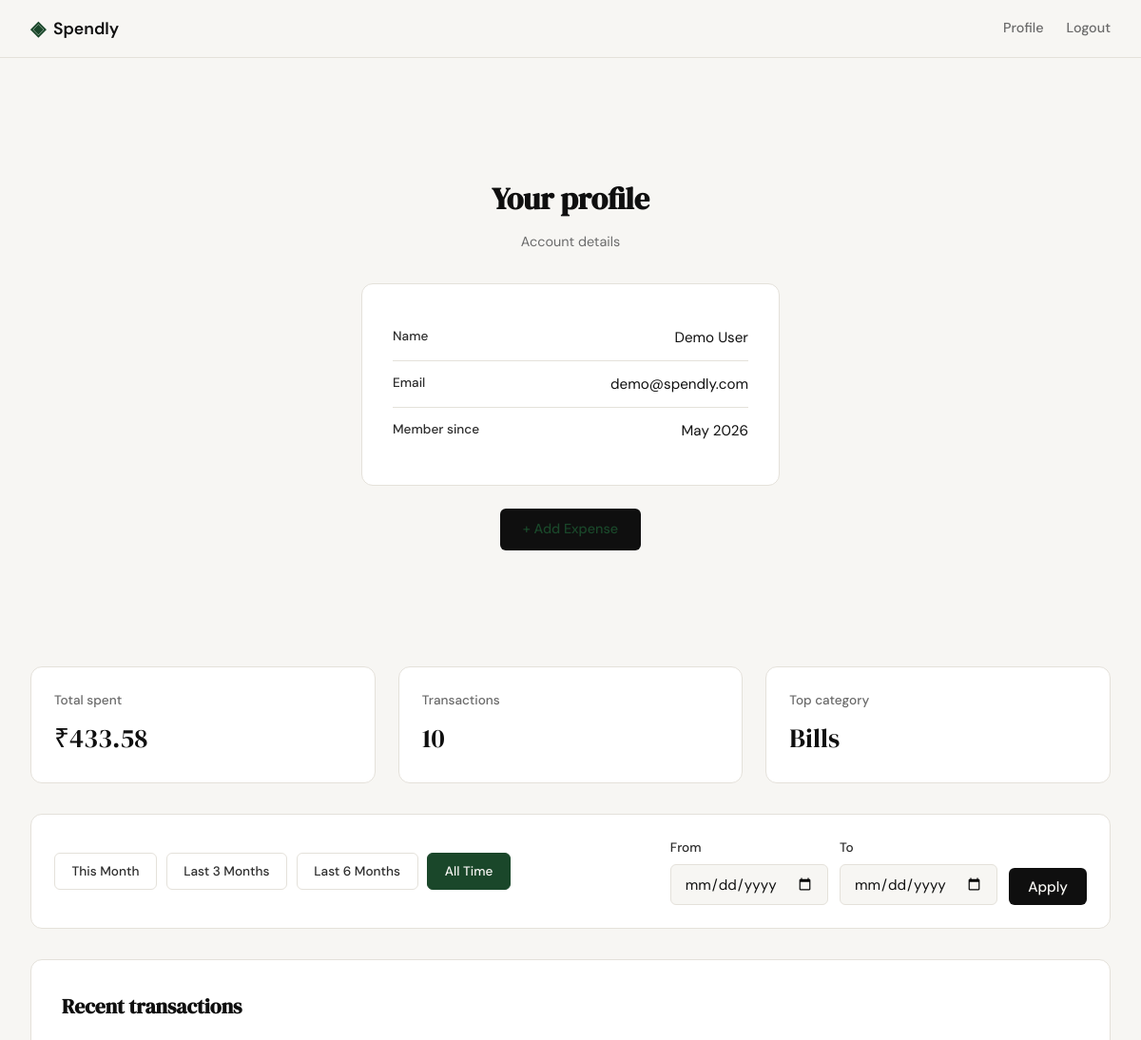
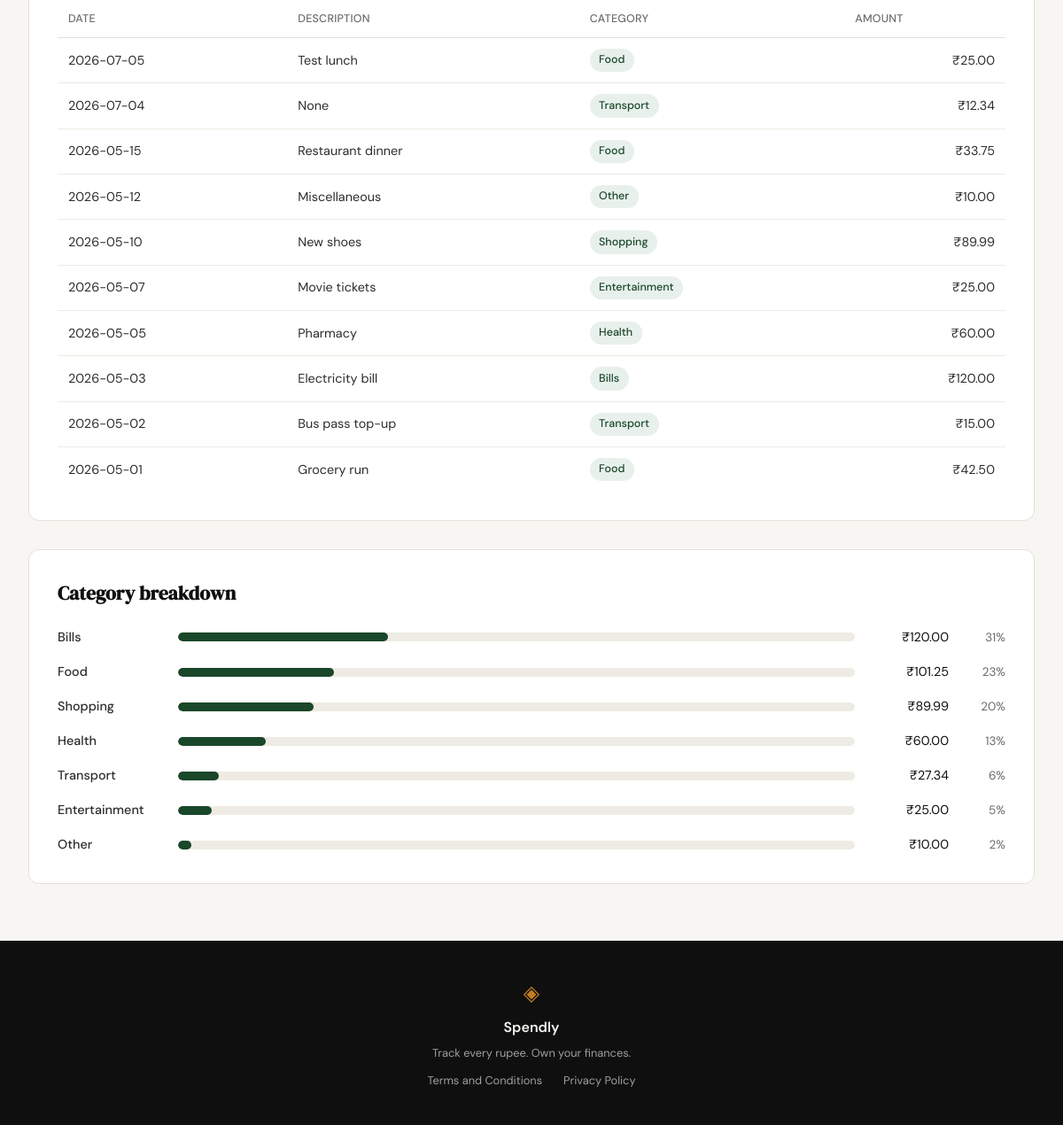
Screenshot of /profile (signed in) with the database file from the repository (2 pictures, top to bottom).
### tables this page shows
CREATE TABLE users (
            id            INTEGER PRIMARY KEY AUTOINCREMENT,
            name          TEXT    NOT NULL,
            email         TEXT    UNIQUE NOT NULL,
            password_hash TEXT    NOT NULL,
            created_at    TEXT    DEFAULT (datetime('now'))
        );

CREATE TABLE expenses (
            id          INTEGER PRIMARY KEY AUTOINCREMENT,
            user_id     INTEGER NOT NULL REFERENCES users(id),
            amount      REAL    NOT NULL,
            category    TEXT    NOT NULL,
            date        TEXT    NOT NULL,
            description TEXT,
            created_at  TEXT    DEFAULT (datetime('now'))
        );

### app.py (the view)
@app.route("/profile")
def profile():
    if not session.get("user_id"):
        return redirect(url_for("login"))
    date_from, date_to, presets, active_preset = resolve_date_filter(request.args)
    user_id = session["user_id"]
    user = get_user_by_id(user_id)
    stats = get_summary_stats(
        user_id, date_from=date_from, date_to=date_to
    )
    transactions = get_recent_transactions(
        user_id, date_from=date_from, date_to=date_to
    )
    categories = get_category_breakdown(
        user_id, date_from=date_from, date_to=date_to
    )
    return render_template(
        "profile.html",
        user=user,
        stats=stats,
        transactions=transactions,
        categories=categories,
        date_from=date_from,
        date_to=date_to,
        presets=presets,
        active_preset=active_preset,
    )

### app.py (called while the page is built)
def _parse_date_param(value):
    if not value:
        return None
    try:
        parsed = datetime.strptime(value, "%Y-%m-%d")
    except ValueError:
        return None
    return parsed.strftime("%Y-%m-%d")

def _shift_year_month(year, month, months_back):
    index = year * 12 + (month - 1) - months_back
    return index // 12, index % 12 + 1

def _preset_range(months):
    today = date.today()
    year, month = _shift_year_month(today.year, today.month, months - 1)
    start = date(year, month, 1)
    return DateRange(start.strftime("%Y-%m-%d"), today.strftime("%Y-%m-%d"))

### database/db.py (called while the page is built)
def get_db():
    conn = sqlite3.connect(DB_PATH)
    conn.row_factory = sqlite3.Row
    conn.execute("PRAGMA foreign_keys = ON")
    return conn

### database/queries.py (called while the page is built)
def _date_range_clause(date_from, date_to):
    if date_from and date_to:
        return " AND date BETWEEN ? AND ?", [date_from, date_to]
    return "", []

def get_user_by_id(user_id):
    conn = get_db()
    row = conn.execute(
        "SELECT name, email, created_at FROM users WHERE id = ?", (user_id,)
    ).fetchone()
    conn.close()
    if not row:
        return None
    created_at = datetime.strptime(row["created_at"], "%Y-%m-%d %H:%M:%S")
    return {
        "name": row["name"],
        "email": row["email"],
        "member_since": created_at.strftime("%B %Y"),
    }

def get_recent_transactions(user_id, limit=10, date_from=None, date_to=None):
    conn = get_db()
    date_filter_sql, extra_params = _date_range_clause(date_from, date_to)
    params = [user_id, *extra_params, limit]
    rows = conn.execute(
        f"""
        SELECT date, description, category, amount
        FROM expenses
        WHERE user_id = ?{date_filter_sql}
        ORDER BY date DESC, id DESC
        LIMIT ?
        """,
        params,
    ).fetchall()
    conn.close()
    return [dict(row) for row in rows]

### templates/profile.html (shortened to what this page needs)
{% extends "base.html" %}
{% block content %}
<section class="auth-section">
    <div class="auth-container">
        <div class="auth-header">
            <h1 class="auth-title">Your profile</h1>
            <p class="auth-subtitle">Account details</p>
        </div>
        <div class="auth-card">
            <div class="profile-field">
                <span class="profile-label">Name</span>
                <span class="profile-value">{{ user.name }}</span>
            </div>
            <div class="profile-field">
                <span class="profile-label">Email</span>
                <span class="profile-value">{{ user.email }}</span>
            </div>
            <div class="profile-field">
                <span class="profile-label">Member since</span>
                <span class="profile-value">{{ user.member_since }}</span>
            </div>
        </div>
        <p class="auth-switch">
            <a href="{{ url_for('add_expense') }}" class="btn-primary">+ Add Expense</a>
        </p>
    </div>
</section>
<section class="dashboard-section">
    <div class="dashboard-inner">
        <div class="stat-grid">
            <div class="stat-card">
                <span class="stat-label">Total spent</span>
                <span class="stat-value">₹{{ "%.2f"|format(stats.total_spent) }}</span>
            </div>
            <div class="stat-card">
                <span class="stat-label">Transactions</span>
                <span class="stat-value">{{ stats.transaction_count }}</span>
            </div>
            <div class="stat-card">
                <span class="stat-label">Top category</span>
                <span class="stat-value">{{ stats.top_category }}</span>
            </div>
        </div>
        <div class="filter-bar">
            <div class="preset-links">
                <a href="{{ url_for('profile', date_from=presets.this_month.start, date_to=presets.this_month.end) }}"
                   class="preset-link {% if active_preset == 'this_month' %}active{% endif %}">This Month</a>
                <a href="{{ url_for('profile', date_from=presets.last_3_months.start, date_to=presets.last_3_months.end) }}"
                   class="preset-link {% if active_preset == 'last_3_months' %}active{% endif %}">Last 3 Months</a>
                <a href="{{ url_for('profile', date_from=presets.last_6_months.start, date_to=presets.last_6_months.end) }}"
                   class="preset-link {% if active_preset == 'last_6_months' %}active{% endif %}">Last 6 Months</a>
                <a href="{{ url_for('profile') }}"
                   class="preset-link {% if active_preset == 'all_time' %}active{% endif %}">All Time</a>
            </div>
            <form method="GET" action="{{ url_for('profile') }}" class="filter-custom-form">
                <div class="form-group">
                    <label for="date_from">From</label>
                    <input type="date" id="date_from" name="date_from" class="form-input"
                           value="{{ date_from or '' }}">
                </div>
                <div class="form-group">
                    <label for="date_to">To</label>
                    <input type="date" id="date_to" name="date_to" class="form-input"
                           value="{{ date_to or '' }}">
                </div>
                <button type="submit"
                        class="btn-submit filter-apply-btn
                               {%- if active_preset == 'custom' %} active{% endif %}">
                    Apply
                </button>
            </form>
        </div>
        <div class="dashboard-card">
            <h2 class="dashboard-card-title">Recent transactions</h2>
            <div class="table-scroll">
                <table class="transaction-table">
                    <thead>
                        <tr>
                            <th>Date</th>
                            <th>Description</th>
                            <th>Category</th>
                            <th class="align-right">Amount</th>
                        </tr>
                    </thead>
                    <tbody>
                        {% for tx in transactions[:10] %}
                        <tr>
                            <td>{{ tx.date }}</td>
                            <td>{{ tx.description }}</td>
                            <td><span class="category-tag">{{ tx.category }}</span></td>
                            <td class="align-right">₹{{ "%.2f"|format(tx.amount) }}</td>
                        </tr>
                        {% endfor %}
                    </tbody>
                </table>
            </div>
        </div>
        <div class="dashboard-card">
            <h2 class="dashboard-card-title">Category breakdown</h2>
            <div class="category-list">
                {% for cat in categories %}
                <div class="category-row">
                    <span class="category-name">{{ cat.name }}</span>
                    <div class="category-bar-track">
                        <div class="category-bar-fill" style="width: {{ cat.pct }}%"></div>
                    </div>
                    <span class="category-amount">₹{{ "%.2f"|format(cat.amount) }}</span>
                    <span class="category-pct">{{ cat.pct }}%</span>
                </div>
                {% endfor %}
            </div>
        </div>
    </div>
</section>
{% endblock %}

### rows the page displays
users: name "Demo User", email "demo@spendly.com"
expenses: top_category "Bills", date "2026-05-03", description "Electricity bill", category "Bills", amount "120.00", name "Bills", pct "31"
expenses: date "2026-07-05", description "Test lunch", category "Food", amount "25.00"
expenses: date "2026-07-04", description "None", category "Transport", amount "12.34"
expenses: date "2026-05-15", description "Restaurant dinner", category "Food", amount "33.75"
expenses: date "2026-05-12", description "Miscellaneous", category "Other", amount "10.00", name "Other", pct "2"
expenses: date "2026-05-10", description "New shoes", category "Shopping", amount "89.99", name "Shopping", pct "20"
expenses: date "2026-05-07", description "Movie tickets", category "Entertainment", amount "25.00", name "Entertainment", pct "5"
expenses: date "2026-05-05", description "Pharmacy", category "Health", amount "60.00", name "Health", pct "13"
expenses: date "2026-05-02", description "Bus pass top-up", category "Transport", amount "15.00"
expenses: date "2026-05-01", description "Grocery run", category "Food", amount "42.50"

### other values shown
{{ user.member_since }} "May 2026"
{{ "%.2f"|format(stats.total_spent) }} "433.58"
{{ stats.transaction_count }} "10"
{{ cat.name }} "Food" "Transport"
{{ "%.2f"|format(cat.amount) }} "101.25" "27.34"
{{ cat.pct }} "23" "6"
